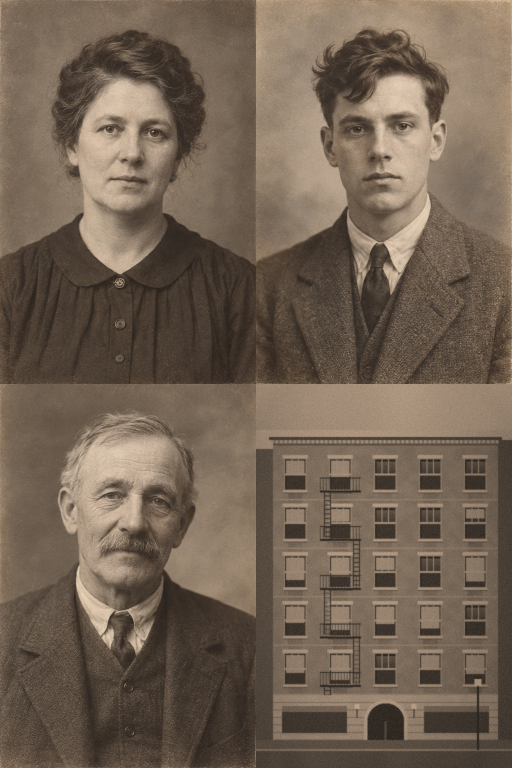
#> input picture art/data/photo_portraits/portrait_atlas.png, 1024 x 1536 px (shown at 1/2 size)
$ python build_architectural_plate.py
#> lines starting #> are read from the running program, lines starting #| are printed output that depends on the picture; after the words box and inside, x2 and y2 are one past the last pixel; in counts of white or black regions, pixels touching at a corner belong together
#> in main, atlas is the input picture: shape (1536, 1024, 3); mean R, G, B 114.1, 98.1, 82.7
"""Dossier slice 55 (CITY_SHOP_PHOTO_SUPPLIES-001): one print on the photo shop's rail is a building.

Replaces atlas cell 3 (bottom right, the one cell a single print uses) of
art/data/photo_portraits/portrait_atlas.png with a procedural architectural
plate: a six-storey 1928 apartment front in warm grey/sepia gelatin-silver
tones to match the three generated portraits. Deterministic and idempotent:
cells 0-2 are left byte-for-byte, cell 3 is drawn from a fixed seed. No
reference photograph, no lettering, numerals, signs or logos.

    python art/tools/build_architectural_plate.py
"""
from pathlib import Path
import numpy as np
from PIL import Image, ImageFilter

ROOT = Path(__file__).resolve().parents[2]
ATLAS = ROOT / "art/data/photo_portraits/portrait_atlas.png"
W, H = 512, 768
rng = np.random.default_rng(1928)


def smooth_noise(cells_x, cells_y, sigma):
#> called with cells_x = 6, cells_y = 4, sigma = 14
    g = rng.random((cells_y, cells_x)).astype(np.float32)
    img = Image.fromarray((g * 255).astype(np.uint8)).resize((W, H), Image.BICUBIC)
    return np.asarray(img.filter(ImageFilter.GaussianBlur(sigma)), dtype=np.float32) / 255.0


def rect(a, x0, y0, x1, y1, v):
    a[max(0, int(y0)):max(0, int(y1)), max(0, int(x0)):max(0, int(x1))] = v


def plate():
    L = np.zeros((H, W), np.float32)
    y = np.arange(H, dtype=np.float32)[:, None]
    # Sky: a pale overcast band, lighter toward the top.
    sky_bottom = 92
    L[:] = 0.80 - 0.10 * (y / sky_bottom) + 0.06 * (smooth_noise(6, 4, 14) - 0.5)
    # The neighbours: darker party walls at both edges, a little lower and higher.
    rect(L, 0, 130, 34, H, 0.30); rect(L, W - 28, 112, W, H, 0.27)
#> call 2 of rect, with x0 = 484, y0 = 112, x1 = 512, y1 = 768, v = 0.27
#> in rect (call 2), `a[max(0, int(y0)):max(0, int(y1)), max(0, int(x0)):max(0, int(x1))] = v`:
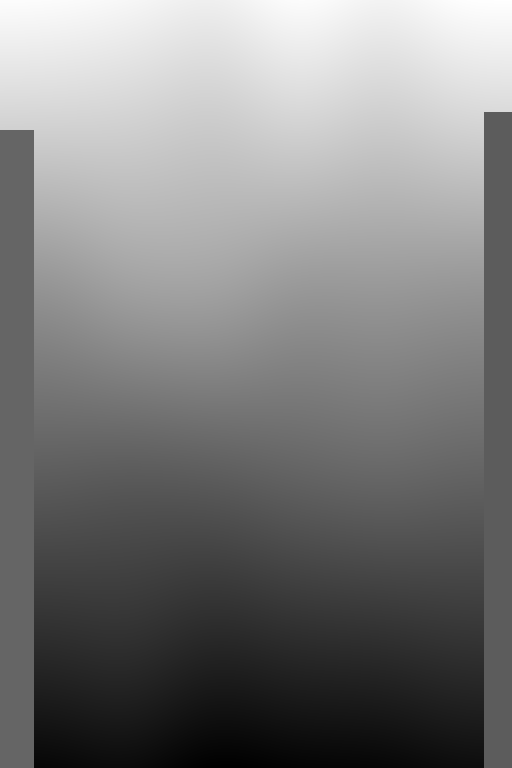
#> a: shape (768, 512) float32; min -0.0503, max 0.83, mean 0.382; drawn with min black and max white
    x0, x1 = 34, W - 28
    # Brick field with faint coursing and mottle.
    brick = 0.47 + 0.05 * (smooth_noise(40, 60, 1.2) - 0.5) + 0.025 * (smooth_noise(8, 12, 6) - 0.5)
    courses = 0.012 * (np.sin(np.arange(H, dtype=np.float32) * np.pi / 2.0)[:, None] > 0.7)
    body = brick - courses
    L[sky_bottom:, x0:x1] = body[sky_bottom:, x0:x1]
    # Cornice: a projecting stone band with its shadow and a dentil row.
    rect(L, x0 - 8, sky_bottom, x1 + 8, sky_bottom + 14, 0.70)
    rect(L, x0 - 8, sky_bottom + 14, x1 + 8, sky_bottom + 20, 0.22)
#> call 4 of rect, with x0 = 26, y0 = 106, x1 = 492, y1 = 112, v = 0.22
#> in rect (call 4), `a[max(0, int(y0)):max(0, int(y1)), max(0, int(x0)):max(0, int(x1))] = v`:
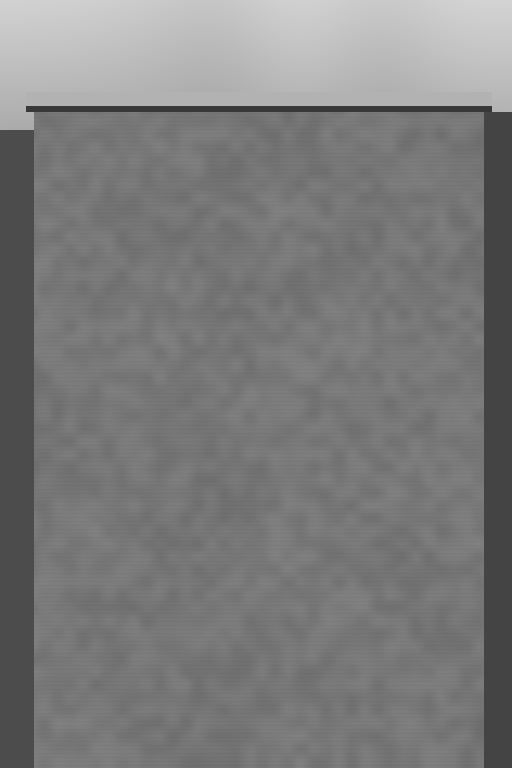
#> a: shape (768, 512) float32; min 0.22, max 0.83, mean 0.487
    for dx in range(x0 - 4, x1 + 4, 9):
        rect(L, dx, sky_bottom + 20, dx + 5, sky_bottom + 27, 0.64)
#> L: shape (768, 512) float32; 0.45% of pixels changed, all inside (x1, y1, x2, y2) = (30, 112, 485, 119)
    rect(L, x0, sky_bottom + 27, x1, sky_bottom + 31, 0.30)
#> L: shape (768, 512) float32; min 0.22, max 0.83, mean 0.487
    # Floors: five upper storeys of five bays, then a stone ground floor.
    ground_top, street = 622, 712
    storey = (ground_top - (sky_bottom + 44)) / 5.0
    bays = 5
    bay_w = (x1 - x0) / bays
    shades = rng.random((5, bays))
    for f in range(5):
        top = sky_bottom + 44 + f * storey
        for b in range(bays):
            cx = x0 + (b + 0.5) * bay_w
            ww, wh = bay_w * 0.46, storey * 0.62
            wx0, wy0 = cx - ww / 2, top + storey * 0.16
            # Stone lintel and sill.
            rect(L, wx0 - 5, wy0 - 9, wx0 + ww + 5, wy0 - 2, 0.68)
            rect(L, wx0 - 4, wy0 + wh + 1, wx0 + ww + 4, wy0 + wh + 6, 0.66)
            rect(L, wx0 - 4, wy0 + wh + 6, wx0 + ww + 4, wy0 + wh + 8, 0.30)
            # Glass, then the drawn blind at its own height, then sash bars.
            rect(L, wx0, wy0, wx0 + ww, wy0 + wh, 0.16)
            blind = shades[f, b]
            # Upper panes catch the overcast sky; the reveal throws a shadow under the lintel.
            g = np.linspace(0.34, 0.18, max(1, int(wh * 0.5)))[:, None]
            if blind <= 0.35: L[int(wy0):int(wy0) + g.shape[0], int(wx0):int(wx0 + ww)] = g
            rect(L, wx0, wy0, wx0 + ww, wy0 + 4, 0.08)
            rect(L, wx0, wy0, wx0 + 3, wy0 + wh, 0.10)
            # Soot washed down from the sill.
            streak = np.clip(1 - (np.arange(int(storey * 0.5), dtype=np.float32) / (storey * 0.5)), 0, 1)[:, None] * 0.07
            sy = int(wy0 + wh + 8); sx0_, sx1_ = int(wx0 + ww * 0.15), int(wx0 + ww * 0.85)
            L[sy:sy + streak.shape[0], sx0_:sx1_] -= streak[:max(0, min(streak.shape[0], H - sy))] * (0.6 + 0.8 * rng.random())
            if blind > 0.35:
                rect(L, wx0 + 2, wy0 + 2, wx0 + ww - 2, wy0 + 2 + (wh - 4) * min(1.0, blind * 0.9), 0.58)
            rect(L, wx0, wy0 + wh * 0.5 - 2, wx0 + ww, wy0 + wh * 0.5 + 2, 0.62)
            for k in (1, 2):
                rect(L, wx0 + ww * k / 3 - 1, wy0, wx0 + ww * k / 3 + 1, wy0 + wh * 0.5, 0.60)
            for side in (wx0 - 2, wx0 + ww):
                rect(L, side, wy0, side + 2, wy0 + wh, 0.58)
        # A string course under each storey.
        rect(L, x0, top + storey - 3, x1, top + storey, 0.55)
    # The fire escape down the second bay: platforms, rails and ladders.
    fx0 = x0 + bay_w * 1.0 + 4; fx1 = x0 + bay_w * 2.0 - 4
    for f in range(5):
        p = sky_bottom + 44 + f * storey + storey * 0.80
        rect(L, fx0, p, fx1, p + 4, 0.10)
        rect(L, fx0, p - 26, fx1, p - 24, 0.12)
        for xx in np.arange(fx0, fx1, 6):
            rect(L, xx, p - 26, xx + 1, p, 0.14)
        lx = fx0 + 8 + (f % 2) * (fx1 - fx0 - 24)
        rect(L, lx, p + 4, lx + 2, p + storey - 4, 0.12); rect(L, lx + 12, p + 4, lx + 14, p + storey - 4, 0.12)
        for r in np.arange(p + 10, p + storey - 6, 9):
            rect(L, lx, r, lx + 14, r + 1.5, 0.14)
#> L: shape (768, 512) float32; min 0.08, max 0.83, mean 0.469
    # Ground floor: rusticated stone, the arched entrance and its lamps, two shop windows.
    stone = 0.66 + 0.04 * (smooth_noise(30, 40, 1.5) - 0.5)
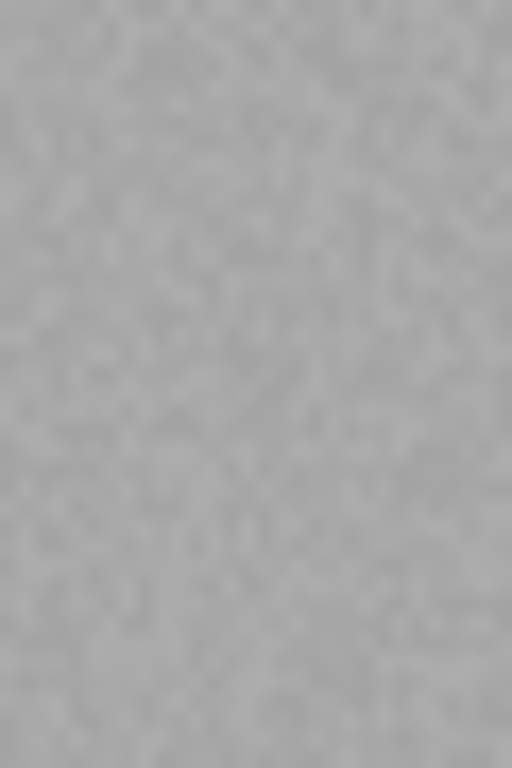
#> stone: shape (768, 512) float32; min 0.64, max 0.68, mean 0.659
    L[ground_top:street, x0:x1] = stone[ground_top:street, x0:x1]
#> L: shape (768, 512) float32; min 0.08, max 0.83, mean 0.489
    for yy in range(ground_top + 14, street, 15):
        rect(L, x0, yy, x1, yy + 2, 0.48)
#> L: shape (768, 512) float32; min 0.08, max 0.83, mean 0.487
    cx = (x0 + x1) / 2
    door_w, door_top = 74, ground_top + 16
    yy, xx = np.mgrid[0:H, 0:W].astype(np.float32)
    arch = ((np.abs(xx - cx) < door_w / 2) & (yy > door_top + door_w / 2) & (yy < street)) | (((xx - cx) ** 2 + (yy - door_top - door_w / 2) ** 2) < (door_w / 2) ** 2)
    ring = ((np.abs(xx - cx) < door_w / 2 + 7) & (yy > door_top + door_w / 2) & (yy < street)) | (((xx - cx) ** 2 + (yy - door_top - door_w / 2) ** 2) < (door_w / 2 + 7) ** 2)
    L[ring & ~arch] = 0.74
    L[arch] = 0.12
    rect(L, cx - 2, door_top + door_w / 2, cx + 2, street, 0.30)
#> L: shape (768, 512) float32; min 0.08, max 0.83, mean 0.481
    for side in (-1, 1):
        lx = cx + side * (door_w / 2 + 20)
        rect(L, lx - 1, door_top + 8, lx + 1, door_top + 30, 0.15)
        rect(L, lx - 5, door_top + 2, lx + 5, door_top + 12, 0.82)
        sx0 = x0 + 18 if side < 0 else cx + door_w / 2 + 40
        sx1 = cx - door_w / 2 - 40 if side < 0 else x1 - 18
        rect(L, sx0, ground_top + 22, sx1, street - 14, 0.20)
        rect(L, sx0, ground_top + 22, sx1, ground_top + 34, 0.44)
        rect(L, sx0 - 4, street - 14, sx1 + 4, street - 9, 0.62)
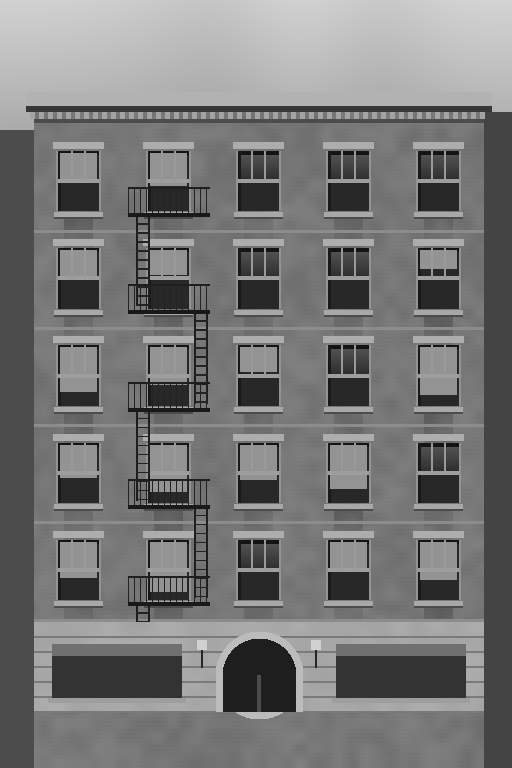
#> L: shape (768, 512) float32; min 0.08, max 0.83, mean 0.468
    # Street and kerb, a lamp post on the near pavement.
    rect(L, 0, street, W, H, 0.36)
    rect(L, 0, street + 18, W, street + 22, 0.58)
    L[street + 22:, :] = 0.30 + 0.05 * (smooth_noise(20, 10, 2)[street + 22:, :] - 0.5)
#> in smooth_noise (call 5), `img = Image.fromarray((g * 255).astype(np.uint8)).resize((W, H), Image..`:
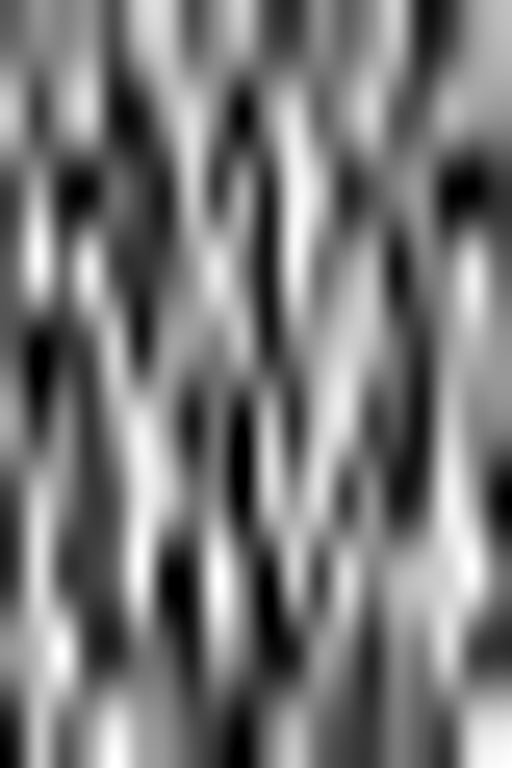
#> img: PIL image 512x768 L; min 0, max 255, mean 121.1
#> L: shape (768, 512) float32; min 0.08, max 0.83, mean 0.46
    rect(L, W - 70, 600, W - 66, street + 20, 0.10)
    rect(L, W - 74, 585, W - 62, 590, 0.12)
#> L: shape (768, 512) float32; min 0.08, max 0.83, mean 0.459
    rect(L, W - 75, 590, W - 61, 604, 0.80)
    # Raking afternoon light from the left; the facade darkens toward the street.
    L[sky_bottom:, :] *= (1.08 - 0.16 * (xx[sky_bottom:, :] / W)) * (1.04 - 0.10 * ((yy[sky_bottom:, :] - sky_bottom) / (H - sky_bottom)))
    # A soft lens: slight blur, vignette, grain and the paper's fade.
    img = Image.fromarray((np.clip(L, 0, 1) * 255).astype(np.uint8)).filter(ImageFilter.GaussianBlur(0.9))
    L = np.asarray(img, dtype=np.float32) / 255.0
    r = np.sqrt(((xx - W / 2) / (W * 0.62)) ** 2 + ((yy - H / 2) / (H * 0.62)) ** 2)
    L = L * (1 - 0.28 * np.clip(r, 0, 1) ** 2.2)
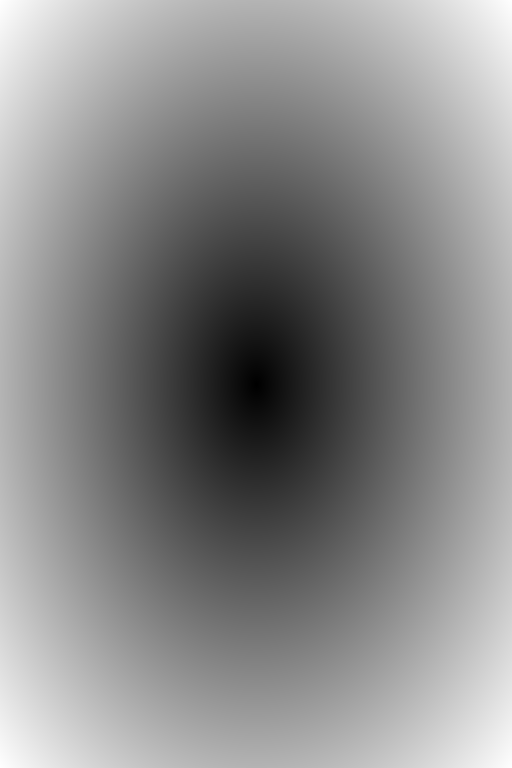
#> r: shape (768, 512) float32; min 0, max 1.14, mean 0.617; drawn with min black and max white
    L = L + rng.normal(0, 0.028, L.shape).astype(np.float32)
    L = 0.07 + 0.86 * np.clip(L, 0, 1)
    # Warm grey/sepia toning matched to the three generated prints' channel ratios.
    rgb = np.stack([L * 1.0, L * 0.865, L * 0.735], axis=-1) + np.array([0.035, 0.03, 0.025])
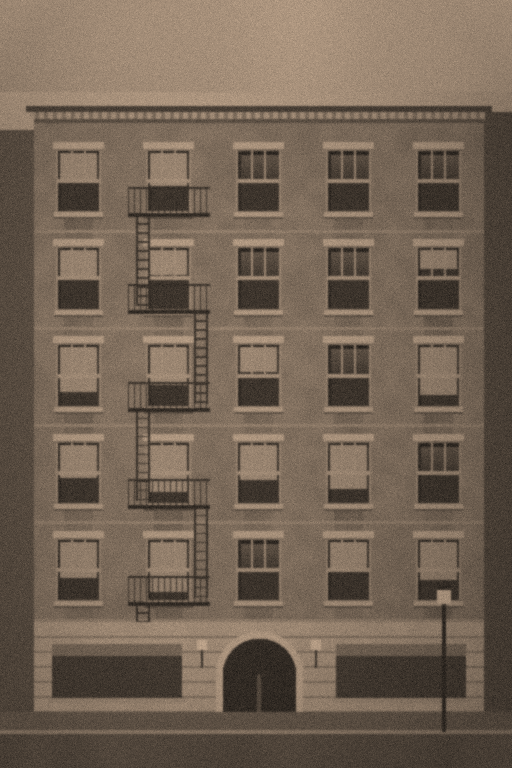
#> rgb: shape (768, 512, 3) float64; mean of channels 0, 1, 2 0.45, 0.389, 0.33; drawn as R, G, B
    return (np.clip(rgb, 0, 1) * 255).astype(np.uint8)
#> returned value: shape (768, 512, 3)


def main():
    atlas = np.array(Image.open(ATLAS).convert("RGB"))
    assert atlas.shape == (1536, 1024, 3), atlas.shape
    atlas[768:1536, 512:1024] = plate()
    Image.fromarray(atlas, "RGB").save(ATLAS, optimize=False)
    print("architectural plate written to atlas cell 3:", ATLAS)


if __name__ == "__main__":
    main()
